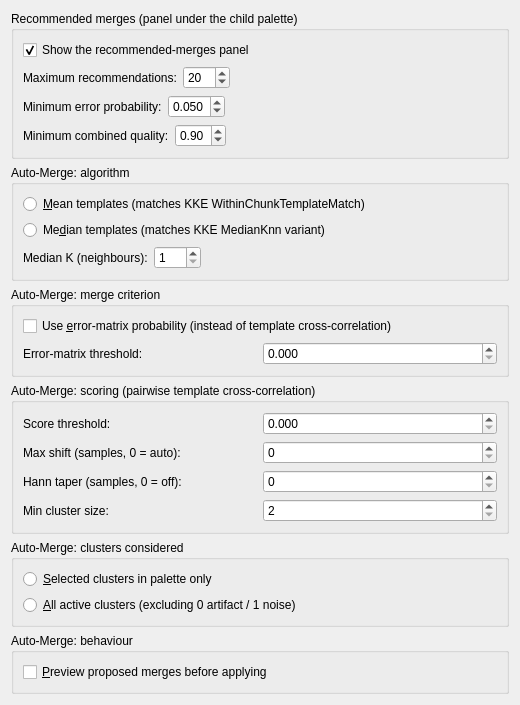
<?xml version="1.0" encoding="UTF-8"?>
<ui version="4.0">
 <class>PrefMergingLayout</class>
 <widget class="QWidget" name="PrefMergingLayout">
  <property name="geometry"><rect><x>0</x><y>0</y><width>520</width><height>520</height></rect></property>
  <property name="windowTitle"><string>Merging</string></property>
  <layout class="QVBoxLayout" name="topLayout">
   <item>
    <widget class="QGroupBox" name="groupBox_mergeRecommend">
     <property name="sizePolicy">
      <sizepolicy hsizetype="Expanding" vsizetype="Fixed">
       <horstretch>0</horstretch>
       <verstretch>0</verstretch>
      </sizepolicy>
     </property>
     <property name="title">
      <string>Recommended merges (panel under the child palette)</string>
     </property>
     <layout class="QVBoxLayout" name="mergeRecommendGroupLayout">
      <item>
       <widget class="QCheckBox" name="showMergeRecommendPanelCheckBox">
        <property name="text">
         <string>Show the recommended-merges panel</string>
        </property>
        <property name="toolTip">
         <string>Show the Recommended merges dock in hierarchical sessions. Ranking compares every pair of clusters, so at high cluster counts the scan is substantial; turn this off to skip it entirely when you are not using the recommendations. The scan itself runs on a background thread and does not block editing. Default: on.</string>
        </property>
        <property name="checked">
         <bool>true</bool>
        </property>
       </widget>
      </item>
      <item>
       <layout class="QHBoxLayout" name="mergeRecommendMaxRow">
        <item>
         <widget class="QLabel" name="mergeRecommendMaxLabel">
          <property name="text">
           <string>Maximum recommendations:</string>
          </property>
         </widget>
        </item>
        <item>
         <widget class="QSpinBox" name="mergeRecommendMaxSpinBox">
          <property name="toolTip">
           <string>Cap on how many merge recommendations the panel lists, best first. The panel ranks every candidate pair before capping, so raising this lengthens the list rather than widening the search. Default: 20.</string>
          </property>
          <property name="minimum">
           <number>1</number>
          </property>
          <property name="maximum">
           <number>200</number>
          </property>
          <property name="value">
           <number>20</number>
          </property>
         </widget>
        </item>
        <item>
         <spacer name="mergeRecommendMaxSpacer">
          <property name="orientation">
           <enum>Qt::Horizontal</enum>
          </property>
          <property name="sizeHint" stdset="0">
           <size>
            <width>40</width>
            <height>20</height>
           </size>
          </property>
         </spacer>
        </item>
       </layout>
      </item>
      <item>
       <layout class="QHBoxLayout" name="mergeRecommendErrorFloorRow">
        <item>
         <widget class="QLabel" name="mergeRecommendErrorFloorLabel">
          <property name="text">
           <string>Minimum error probability:</string>
          </property>
         </widget>
        </item>
        <item>
         <widget class="QDoubleSpinBox" name="mergeRecommendErrorFloorSpinBox">
          <property name="toolTip">
           <string>Absolute floor on the symmetrised error-matrix probability. A pair scoring below this is dropped no matter how well the waveform envelopes overlap: the error matrix holds probabilities, so a low value means "these are not one unit" and is a fact, not a ranking. This gate is applied BEFORE ranking, so a disbelieved pair does not occupy a rank slot. Raise it to demand stronger evidence; 0 disables the gate and leaves only the relative quality floor. Default: 0.05.</string>
          </property>
          <property name="decimals">
           <number>3</number>
          </property>
          <property name="minimum">
           <double>0.000000000000000</double>
          </property>
          <property name="maximum">
           <double>1.000000000000000</double>
          </property>
          <property name="singleStep">
           <double>0.010000000000000</double>
          </property>
          <property name="value">
           <double>0.050000000000000</double>
          </property>
         </widget>
        </item>
        <item>
         <spacer name="mergeRecommendErrorFloorSpacer">
          <property name="orientation">
           <enum>Qt::Horizontal</enum>
          </property>
          <property name="sizeHint" stdset="0">
           <size>
            <width>40</width>
            <height>20</height>
           </size>
          </property>
         </spacer>
        </item>
       </layout>
      </item>
      <item>
       <layout class="QHBoxLayout" name="mergeRecommendQualityFloorRow">
        <item>
         <widget class="QLabel" name="mergeRecommendQualityFloorLabel">
          <property name="text">
           <string>Minimum combined quality:</string>
          </property>
         </widget>
        </item>
        <item>
         <widget class="QDoubleSpinBox" name="mergeRecommendQualityFloorSpinBox">
          <property name="toolTip">
           <string>Minimum combined quality for a pair to be listed. Quality is the WEAKER of the two witnesses' percentile ranks, so 0.90 means both the error matrix and the waveform-envelope overlap must rank the pair in their own top decile. Because it is a percentile it is relative to the pairs on offer, which is why the absolute error floor above exists alongside it. Lower it to see more marginal suggestions. Default: 0.90.</string>
          </property>
          <property name="decimals">
           <number>2</number>
          </property>
          <property name="minimum">
           <double>0.000000000000000</double>
          </property>
          <property name="maximum">
           <double>1.000000000000000</double>
          </property>
          <property name="singleStep">
           <double>0.050000000000000</double>
          </property>
          <property name="value">
           <double>0.900000000000000</double>
          </property>
         </widget>
        </item>
        <item>
         <spacer name="mergeRecommendQualityFloorSpacer">
          <property name="orientation">
           <enum>Qt::Horizontal</enum>
          </property>
          <property name="sizeHint" stdset="0">
           <size>
            <width>40</width>
            <height>20</height>
           </size>
          </property>
         </spacer>
        </item>
       </layout>
      </item>
     </layout>
    </widget>
   </item>
   <item>
    <widget class="QGroupBox" name="groupBoxAlgorithm">
     <property name="title"><string>Auto-Merge: algorithm</string></property>
     <property name="toolTip"><string>Same mechanism as KKE: pairwise cross-correlation between cluster templates with bounded shift; pairs scoring above the threshold are merged.</string></property>
     <layout class="QVBoxLayout">
      <item><widget class="QRadioButton" name="algoMeanRadio"><property name="text"><string>&amp;Mean templates (matches KKE WithinChunkTemplateMatch)</string></property><property name="toolTip"><string>Build the per-cluster template as the mean of its waveforms. Faster; more sensitive to outlier spikes in a cluster.</string></property></widget></item>
      <item><widget class="QRadioButton" name="algoMedianRadio"><property name="text"><string>Me&amp;dian templates (matches KKE MedianKnn variant)</string></property><property name="toolTip"><string>Build the per-cluster template as the per-sample median. More robust against bursts and contamination; slightly slower.</string></property></widget></item>
      <item>
       <layout class="QHBoxLayout">
        <item><widget class="QLabel" name="medianKLabel"><property name="text"><string>Median K (neighbours):</string></property></widget></item>
        <item><widget class="QSpinBox" name="medianKSpinBox"><property name="minimum"><number>1</number></property><property name="maximum"><number>500</number></property><property name="toolTip"><string>Number of nearest spikes used per cluster when building the median template. Only used when Median templates is selected.</string></property></widget></item>
        <item><spacer name="kSpacer"><property name="orientation"><enum>Qt::Horizontal</enum></property><property name="sizeHint" stdset="0"><size><width>40</width><height>20</height></size></property></spacer></item>
       </layout>
      </item>
     </layout>
    </widget>
   </item>
   <item>
    <widget class="QGroupBox" name="groupBoxCriterion">
     <property name="title"><string>Auto-Merge: merge criterion</string></property>
     <layout class="QGridLayout">
      <item row="0" column="0" colspan="2"><widget class="QCheckBox" name="useErrorMatrixCheckBox"><property name="text"><string>Use &amp;error-matrix probability (instead of template cross-correlation)</string></property><property name="toolTip"><string>Score cluster pairs by the posterior-confusion matrix shown in the Error Matrix view rather than by template cross-correlation. A pair is proposed when max(P(i-&gt;j), P(j-&gt;i)) reaches the threshold below. Computing the error matrix takes seconds on a large session and is not cancellable mid-computation.</string></property></widget></item>
      <item row="1" column="0"><widget class="QLabel" name="errorProbThresholdLabel"><property name="text"><string>Error-matrix threshold:</string></property></widget></item>
      <item row="1" column="1"><widget class="QDoubleSpinBox" name="errorProbThresholdSpinBox"><property name="minimum"><double>0.000000000000000</double></property><property name="maximum"><double>1.000000000000000</double></property><property name="singleStep"><double>0.010000000000000</double></property><property name="decimals"><number>3</number></property><property name="toolTip"><string>Minimum value of max(P(i-&gt;j), P(j-&gt;i)) for a cluster pair to be merged when the error-matrix criterion is selected. Only used when the checkbox above is ticked.</string></property></widget></item>
     </layout>
    </widget>
   </item>
   <item>
    <widget class="QGroupBox" name="groupBoxScoring">
     <property name="title"><string>Auto-Merge: scoring (pairwise template cross-correlation)</string></property>
     <layout class="QGridLayout">
      <item row="0" column="0"><widget class="QLabel" name="thresholdLabel"><property name="text"><string>Score threshold:</string></property></widget></item>
      <item row="0" column="1"><widget class="QDoubleSpinBox" name="scoreThresholdSpinBox"><property name="minimum"><double>0.000000000000000</double></property><property name="maximum"><double>1.000000000000000</double></property><property name="singleStep"><double>0.010000000000000</double></property><property name="decimals"><number>3</number></property><property name="toolTip"><string>Minimum normalised xcorr score for a cluster pair to be merged. KKE uses 0.98 by default.</string></property></widget></item>
      <item row="1" column="0"><widget class="QLabel" name="maxShiftLabel"><property name="text"><string>Max shift (samples, 0 = auto):</string></property></widget></item>
      <item row="1" column="1"><widget class="QSpinBox" name="maxShiftSpinBox"><property name="minimum"><number>0</number></property><property name="maximum"><number>128</number></property><property name="toolTip"><string>Maximum sample lag for the xcorr. 0 = automatic (nSamplesPerSpike / 4, matching KKE).</string></property></widget></item>
      <item row="2" column="0"><widget class="QLabel" name="taperLabel"><property name="text"><string>Hann taper (samples, 0 = off):</string></property></widget></item>
      <item row="2" column="1"><widget class="QSpinBox" name="taperSpinBox"><property name="minimum"><number>0</number></property><property name="maximum"><number>64</number></property><property name="toolTip"><string>Taper window length on each end of the template, to suppress edge-discontinuity contributions to xcorr. 0 = off. Matches KKE's TemplateMatchTaperHannSamples.</string></property></widget></item>
      <item row="3" column="0"><widget class="QLabel" name="minSizeLabel"><property name="text"><string>Min cluster size:</string></property></widget></item>
      <item row="3" column="1"><widget class="QSpinBox" name="minClusterSizeSpinBox"><property name="minimum"><number>2</number></property><property name="maximum"><number>1000000</number></property><property name="toolTip"><string>Clusters smaller than this are skipped (excluded from both source and target of merges).</string></property></widget></item>
     </layout>
    </widget>
   </item>
   <item>
    <widget class="QGroupBox" name="groupBoxScope">
     <property name="title"><string>Auto-Merge: clusters considered</string></property>
     <layout class="QVBoxLayout">
      <item><widget class="QRadioButton" name="scopeSelectedRadio"><property name="text"><string>&amp;Selected clusters in palette only</string></property><property name="toolTip"><string>Auto-merge considers only clusters currently selected. Safest for targeted curation.</string></property></widget></item>
      <item><widget class="QRadioButton" name="scopeAllActiveRadio"><property name="text"><string>&amp;All active clusters (excluding 0 artifact / 1 noise)</string></property><property name="toolTip"><string>Auto-merge considers every non-special cluster in the document. Use with the preview-before-apply option to inspect proposed merges first.</string></property></widget></item>
     </layout>
    </widget>
   </item>
   <item>
    <widget class="QGroupBox" name="groupBoxBehaviour">
     <property name="title"><string>Auto-Merge: behaviour</string></property>
     <layout class="QVBoxLayout">
      <item><widget class="QCheckBox" name="previewBeforeApplyCheckBox"><property name="text"><string>&amp;Preview proposed merges before applying</string></property><property name="toolTip"><string>Open a confirmation dialog listing the proposed merge groups before any cluster labels are changed. Recommended when scope is set to All active.</string></property></widget></item>
     </layout>
    </widget>
   </item>
   <item><spacer name="vSpacer"><property name="orientation"><enum>Qt::Vertical</enum></property><property name="sizeHint" stdset="0"><size><width>20</width><height>40</height></size></property></spacer></item>
  </layout>
 </widget>
 <resources/>
 <connections/>
</ui>
